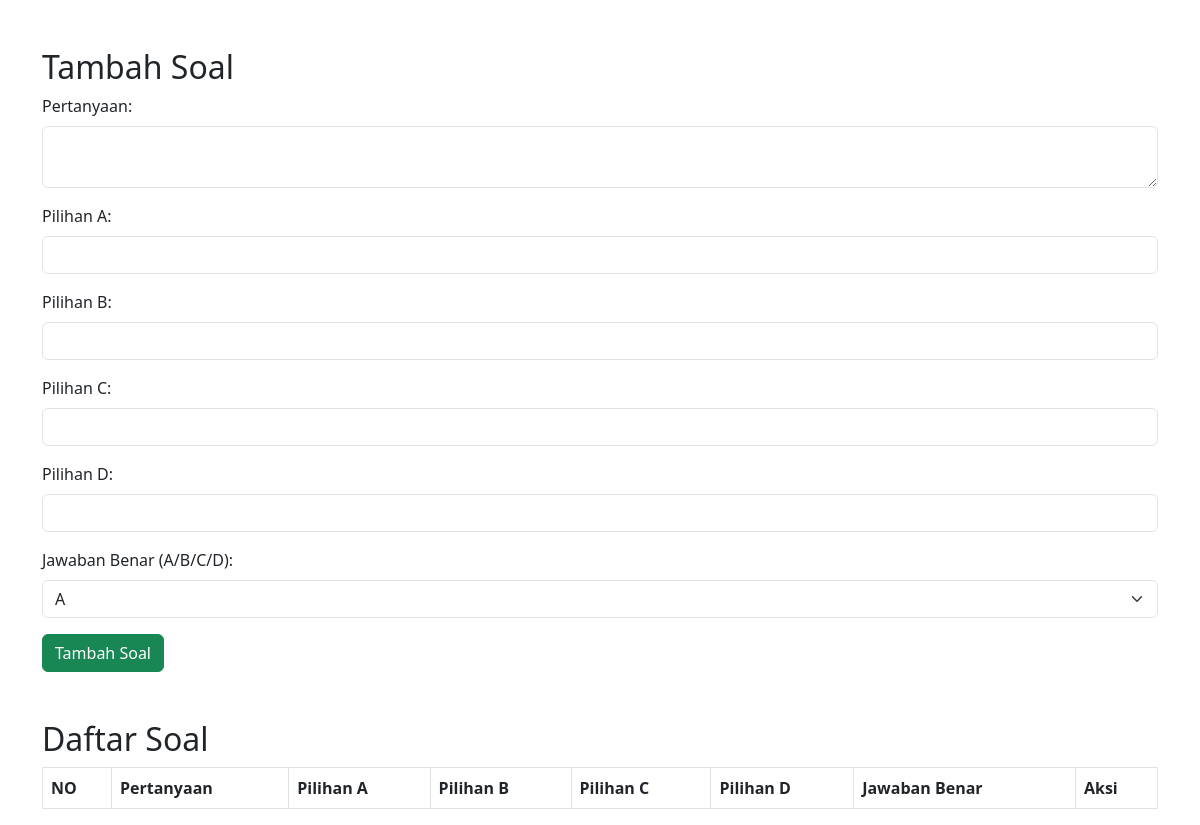
Before: /soalquiz/tambah_soalquiz.php?id_kuis=13 with the older database file.
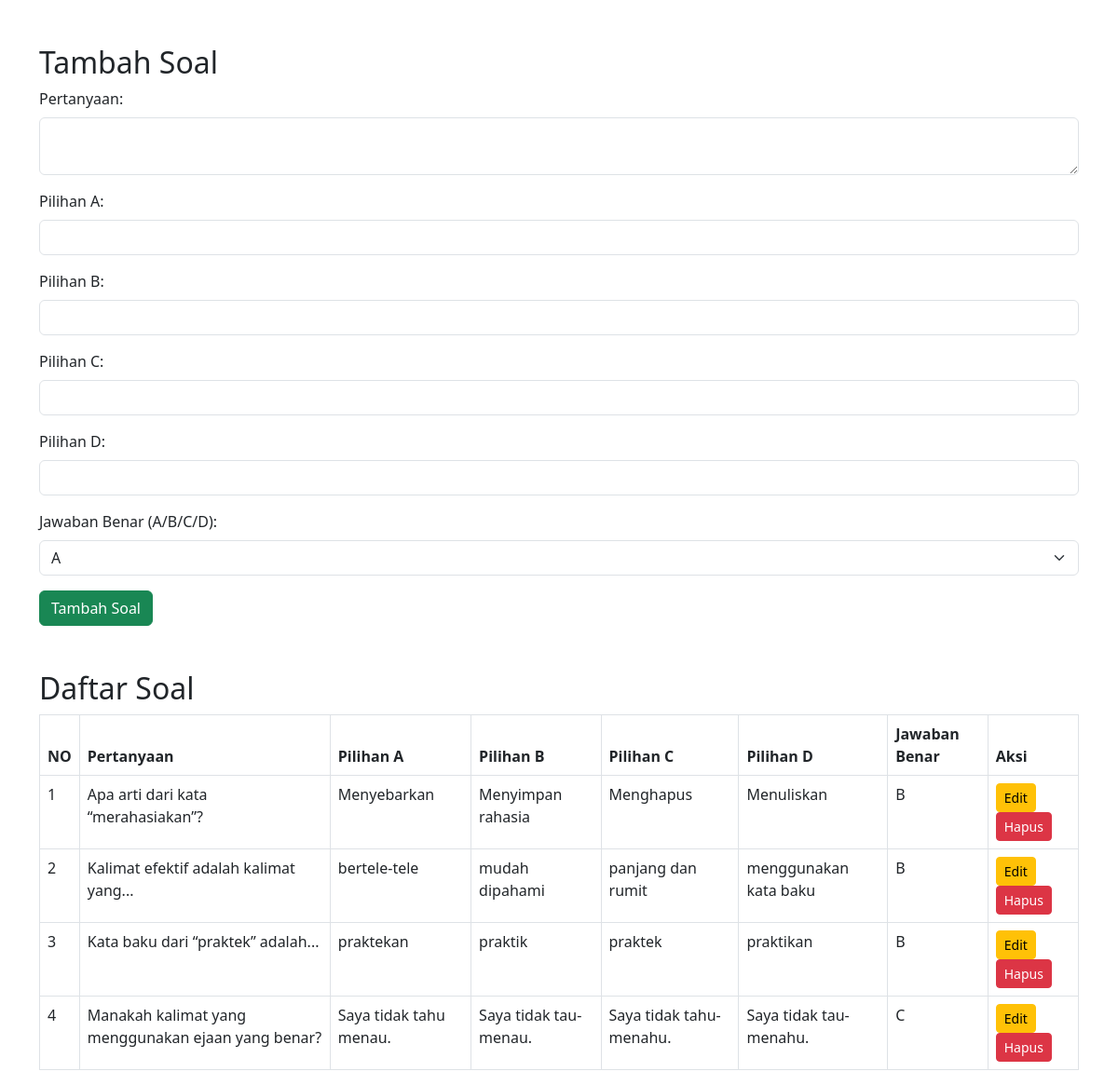
After: the same page with the newer database file.
### tables this page shows
CREATE TABLE `soal` (
  `id_soal` int(11) NOT NULL,
  `id_kuis` int(11) DEFAULT NULL,
  `pertanyaan` text NOT NULL,
  `pilihan_a` varchar(255) DEFAULT NULL,
  `pilihan_b` varchar(255) DEFAULT NULL,
  `pilihan_c` varchar(255) DEFAULT NULL,
  `pilihan_d` varchar(255) DEFAULT NULL,
  `jawaban_benar` char(1) DEFAULT NULL
);

### soalquiz/tambah_soalquiz.php (the view, shortened to what this page needs)
<?php
$koneksi = new mysqli("localhost", "root", "", "quiz_db");
$id_kuis = intval($_GET['id_kuis']);
$query = "SELECT * FROM soal WHERE id_kuis = ?";
$stmt = $koneksi->prepare($query);
$stmt->bind_param("i", $id_kuis);
$stmt->execute();
$result = $stmt->get_result();
?>
<!DOCTYPE html>
<html>
<head>
    <link href="https://cdn.jsdelivr.net/npm/bootstrap@5.3.0/dist/css/bootstrap.min.css" rel="stylesheet">
</head>
<body>
<main class="container mt-5">
    <h2 class="mt-5">Tambah Soal</h2>
    <form method="POST" action="" class="mb-5">
        <div class="mb-3">
            <label class="form-label">Pertanyaan:</label>
            <textarea name="pertanyaan" class="form-control" required></textarea>
        </div>
        <div class="mb-3">
            <label class="form-label">Pilihan A:</label>
            <input type="text" name="pilihan_a" class="form-control" required>
        </div>
        <div class="mb-3">
            <label class="form-label">Pilihan B:</label>
            <input type="text" name="pilihan_b" class="form-control" required>
        </div>
        <div class="mb-3">
            <label class="form-label">Pilihan C:</label>
            <input type="text" name="pilihan_c" class="form-control" required>
        </div>
        <div class="mb-3">
            <label class="form-label">Pilihan D:</label>
            <input type="text" name="pilihan_d" class="form-control" required>
        </div>
        <div class="mb-3">
            <label class="form-label">Jawaban Benar (A/B/C/D):</label>
            <select name="jawaban_benar" class="form-select" required>
                <option value="a">A</option>
            </select>
        </div>
        <button type="submit" name="tambah_soal" class="btn btn-success">Tambah Soal</button>
    </form>
    <h2 class="mt-5">Daftar Soal</h2>
    <table class="table table-bordered">
        <thead>
            <tr>
                <th>NO</th>
                <th>Pertanyaan</th>
                <th>Pilihan A</th>
                <th>Pilihan B</th>
                <th>Pilihan C</th>
                <th>Pilihan D</th>
                <th>Jawaban Benar</th>
                <th>Aksi</th>
            </tr>
        </thead>
        <tbody>
            <?php while ($row = $result->fetch_assoc()): ?>
            <tr>
                <td><?php static $no = 1; echo $no++; ?></td>
                <td><?php echo htmlspecialchars($row['pertanyaan']); ?></td>
                <td><?php echo htmlspecialchars($row['pilihan_a']); ?></td>
                <td><?php echo htmlspecialchars($row['pilihan_b']); ?></td>
                <td><?php echo htmlspecialchars($row['pilihan_c']); ?></td>
                <td><?php echo htmlspecialchars($row['pilihan_d']); ?></td>
                <td><?php echo strtoupper($row['jawaban_benar']); ?></td>
                <td>
                    <a href="?page=soalquiz&item=edit_soalquiz&id_soal=<?php echo $row['id_soal']; ?>" class="btn btn-warning btn-sm">Edit</a>
                    <a href="?id_kuis=<?php echo $id_kuis; ?>&hapus_id=<?php echo $row['id_soal']; ?>" class="btn btn-danger btn-sm" onclick="return confirm('Apakah Anda yakin ingin menghapus soal ini?');">Hapus</a>
                </td>
            </tr>
            <?php endwhile; ?>
        </tbody>
    </table>
</main>
</body>
</html>

Changed rows visible on the page:
now on this page (row edited): soal: pertanyaan "Apa arti dari kata “merahasiakan”?", pilihan_a "Menyebarkan", pilihan_b "Menyimpan rahasia", pilihan_c "Menghapus", pilihan_d "Menuliskan", jawaban_benar "B"
now on this page (row edited): soal: pertanyaan "Kalimat efektif adalah kalimat yang...", pilihan_a "bertele-tele", pilihan_b "mudah dipahami", pilihan_c "panjang dan rumit", pilihan_d "menggunakan kata baku", jawaban_benar "B"
now on this page (row edited): soal: pertanyaan "Kata baku dari “praktek” adalah...", pilihan_a "praktekan", pilihan_b "praktik", pilihan_c "praktek", pilihan_d "praktikan", jawaban_benar "B"
now on this page (row edited): soal: pertanyaan "Manakah kalimat yang menggunakan ejaan yang benar?", pilihan_a "Saya tidak tahu menau.", pilihan_b "Saya tidak tau-menau.", pilihan_c "Saya tidak tahu-menahu.", pilihan_d "Saya tidak tau-menahu.", jawaban_benar "C"
